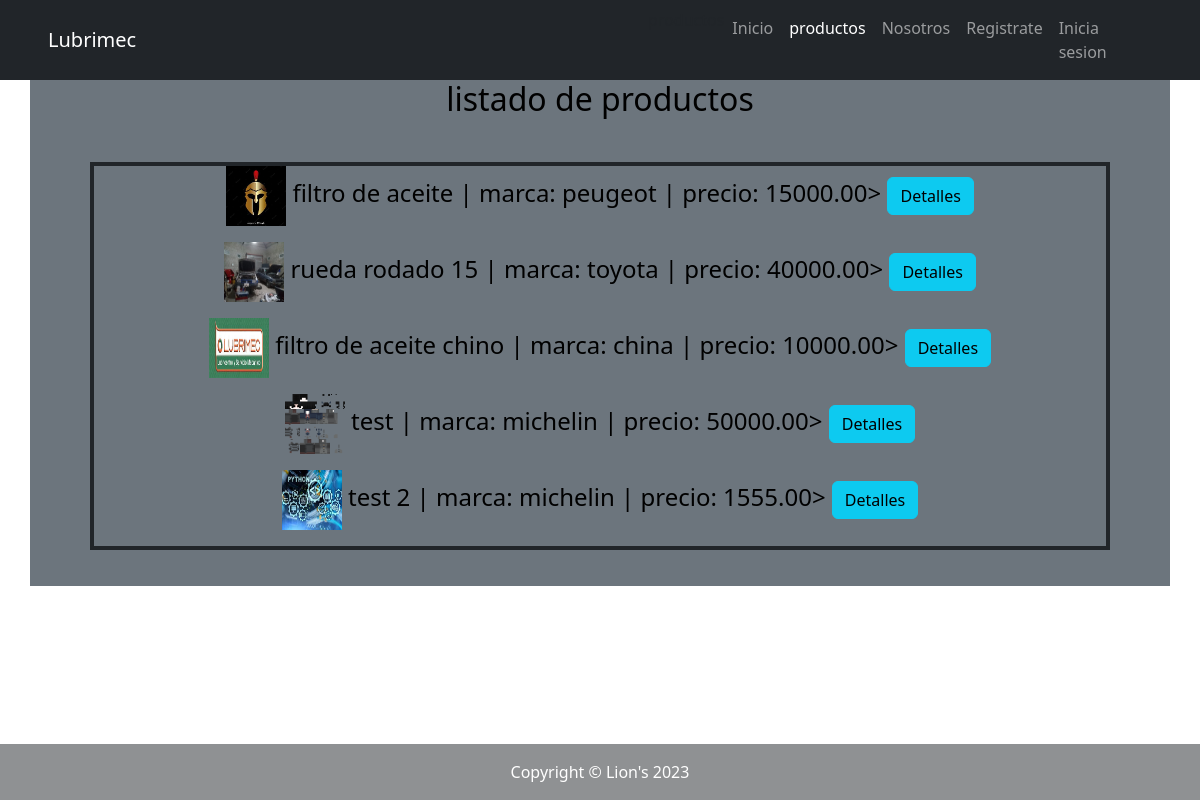
/productos/, run on the app's committed database.
### apps/productos/models.py (models this page shows)
class ProductoModel(models.Model):
    nombre= models.CharField(max_length=250, blank=False, null=False)
    marca= models.CharField(max_length=250, blank=False, null=False,)
    proveedor= models.CharField(max_length=250, blank=False, null=False,)
    precio= models.DecimalField(max_digits=10, decimal_places=2, default=0,)
    descripcion= models.TextField(max_length=250, blank=True, null=True,)
    imagen= models.ImageField(upload_to= "img_producto", blank= False, null= False)
    def __str__(self) -> str:
        return f"{self.nombre} | marca: {self.marca} | precio: {self.precio}"

### apps/productos/views.py (the view)
# urls.py: path("productos/", views.VerProductos, name= "lista_de_productos"),
def VerProductos(request):
    productos= models.ProductoModel.objects.all()
    context= {"object_list": productos}
    return render(request, "productos/productos_show.html", context)

### apps/productos/templates/productos/productos_show.html (shortened to what this page needs)
{% extends 'home/index.html' %}
{% block CONTENIDO_INDEX %}
    <div
        {% if user.is_staff %}
            class= "container fs-4 fw-medium bg-dark text-center text-bg-primary"
        {% else %}
            class= "container fs-4 fw-medium bg-secondary text-center text-bg-info"
        {% endif %}>
        <h2>listado de productos</h2>
        <br>
        <div
            {% if user.is_staff %}
                class= "border border-4 border-warning mx-5"
            {% else %}
                class= "border border-4 border-dark mx-5 "
            {% endif %}>
            {% if object_list %}
                {% for obj in object_list %}
                        <img height="60px" width="60px" src="{{ obj.imagen.url }}" alt=" ">  {{obj}}>
                        {% include 'home/slider.html' with titulo="Detalles" SliderId=obj.id %}
                {% endfor %}
            {% else %}
                <p>No hay elementos disponibles</p>
            {% endif %}
        </div>
        <br>
    </div>
{% endblock CONTENIDO_INDEX %}

### apps/home/templates/home/index.html (shortened to what this page needs)
{% load static %}
<!DOCTYPE html>
<html lang="es">
    <head>
        <link href="{% static 'home/css/styles.css' %}" rel="stylesheet" />
    </head>
    <body>
        {% include 'home/nav_var.html' %}
           {% block CONTENIDO_INDEX %}{% endblock CONTENIDO_INDEX %}
        {% include 'home/footer.html' %}
    </body>
</html>

### apps/home/templates/home/nav_var.html (shortened to what this page needs)
<nav class="navbar navbar-expand-lg navbar-dark bg-dark sticky-top">
    <div class="container px-5">
    <a class="navbar-brand " href="/">Lubrimec</a>
    </div>
    <div class="container px-5 ">
        <div class="collapse navbar-collapse" id="navbarSupportedContent">
            <ul class="navbar-nav ms-auto mb-2 mb-lg-0"> productos
                <li class="nav-item"><a class="nav-link {% if  request.path == "/"%}active{% endif %}" href="/">Inicio</a></li>
                <li class="nav-item"><a class="nav-link {% if  request.path == "/productos/"%}active{% endif %}" href="/productos/">productos</a></li>
                {% if user.is_authenticated %}
                    {% if user.is_staff %}
                        <li class="nav-item"><a class="nav-link {% if  request.path == "/admin/"%}active{% endif %}" href="/admin/">admin</a></li>
                    {% else %}
                        <li class="nav-item"><a class="nav-link {% if  request.path == "/about/"%}active{% endif %}" href={% url 'home:about' %}>Nosotros</a></li>
                    {% endif %}
                    <li class="nav-item"><a class="nav-link {% if  request.path == "/reservas/"%}active{% endif %}" href="/reservas/">Reservar</a></li>
                    <li class="nav-item"><a class="nav-link text-bg-info" href="/perfil/">{{user.username}} </a></li>
                    <li class="nav-item"><a class="nav-link text-danger {% if  request.path == "/logout/"%}active{% endif %}" href="/logout/">Logout</a></li>
                {% else %}
                    <li class="nav-item"><a class="nav-link {% if  request.path == "/about/"%}active{% endif %}" href={% url 'home:about' %}>Nosotros</a></li>
                    <li class="nav-item"><a class="nav-link {% if  request.path == "/register/"%}active{% endif %}" href="/register/">Registrate</a></li>
                    <li class="nav-item"><a class="nav-link {% if  request.path == "/login/"%}active{% endif %}" href="/login/">Inicia sesion</a></li>
                {% endif %}
            </ul>
        </div>
    </div>
</nav>

### apps/home/templates/home/slider.html (shortened to what this page needs)
<button class="btn btn-info" type="button" data-bs-toggle="collapse" data-bs-target="#slider{{SliderId}}" aria-expanded="false" aria-controls="collapseExample">
    {{titulo}}
</button>

### apps/home/templates/home/footer.html
<footer class="py-3 bg-dark bg-dark bg-opacity-50 fixed-bottom ">
    <div class="container px-4 px-lg-5"><p class="m-0 text-center text-white">Copyright &copy; Lion's 2023</p></div>
</footer>

### data on the page
ProductoModel: imagen (picture), nombre+marca+precio "filtro de aceite | marca: peugeot | precio: 15000.00", titulo "Detalles"
ProductoModel: imagen (picture), nombre+marca+precio "rueda rodado 15 | marca: toyota | precio: 40000.00", titulo "Detalles"
ProductoModel: imagen (picture), nombre+marca+precio "filtro de aceite chino | marca: china | precio: 10000.00", titulo "Detalles"
ProductoModel: imagen (picture), nombre+marca+precio "test | marca: michelin | precio: 50000.00", titulo "Detalles"
ProductoModel: imagen (picture), nombre+marca+precio "test 2 | marca: michelin | precio: 1555.00", titulo "Detalles"
